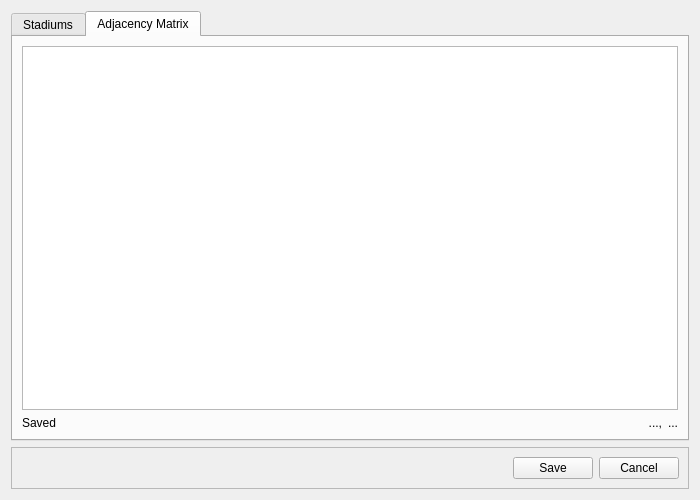
<?xml version="1.0" encoding="UTF-8"?>
<ui version="4.0">
 <class>editdistances</class>
 <widget class="QDialog" name="editdistances">
  <property name="geometry">
   <rect>
    <x>0</x>
    <y>0</y>
    <width>700</width>
    <height>500</height>
   </rect>
  </property>
  <property name="minimumSize">
   <size>
    <width>700</width>
    <height>500</height>
   </size>
  </property>
  <property name="windowTitle">
   <string>Edit Distances</string>
  </property>
  <layout class="QVBoxLayout" name="verticalLayout">
   <item>
    <widget class="QTabWidget" name="tabWidget">
     <property name="focusPolicy">
      <enum>Qt::NoFocus</enum>
     </property>
     <property name="tabPosition">
      <enum>QTabWidget::North</enum>
     </property>
     <property name="currentIndex">
      <number>1</number>
     </property>
     <property name="documentMode">
      <bool>false</bool>
     </property>
     <property name="tabBarAutoHide">
      <bool>false</bool>
     </property>
     <widget class="QWidget" name="tab">
      <attribute name="title">
       <string>Stadiums</string>
      </attribute>
      <layout class="QGridLayout" name="gridLayout_2">
       <item row="0" column="2">
        <spacer name="verticalSpacer_2">
         <property name="orientation">
          <enum>Qt::Vertical</enum>
         </property>
         <property name="sizeHint" stdset="0">
          <size>
           <width>20</width>
           <height>105</height>
          </size>
         </property>
        </spacer>
       </item>
       <item row="1" column="2">
        <widget class="QLabel" name="label_3">
         <property name="text">
          <string>Changing a distance to -1 will remove the connection between the two selected stadiums.
Distances cannot excced 24,901 miles (Circumference of Earth)</string>
         </property>
         <property name="wordWrap">
          <bool>true</bool>
         </property>
        </widget>
       </item>
       <item row="2" column="2">
        <widget class="QFrame" name="frame">
         <property name="frameShape">
          <enum>QFrame::StyledPanel</enum>
         </property>
         <property name="frameShadow">
          <enum>QFrame::Raised</enum>
         </property>
         <layout class="QGridLayout" name="gridLayout">
          <item row="0" column="0">
           <widget class="QLabel" name="label_2">
            <property name="text">
             <string>Distance:</string>
            </property>
           </widget>
          </item>
          <item row="1" column="0">
           <widget class="QLineEdit" name="distLE">
            <property name="focusPolicy">
             <enum>Qt::StrongFocus</enum>
            </property>
            <property name="maxLength">
             <number>5</number>
            </property>
           </widget>
          </item>
          <item row="1" column="1">
           <widget class="QPushButton" name="modBt">
            <property name="focusPolicy">
             <enum>Qt::NoFocus</enum>
            </property>
            <property name="text">
             <string>Modify</string>
            </property>
           </widget>
          </item>
          <item row="2" column="0">
           <widget class="QLabel" name="savedLbl">
            <property name="text">
             <string>Saved</string>
            </property>
           </widget>
          </item>
          <item row="2" column="1">
           <widget class="QLabel" name="label_4">
            <property name="text">
             <string/>
            </property>
           </widget>
          </item>
         </layout>
        </widget>
       </item>
       <item row="3" column="2">
        <spacer name="verticalSpacer">
         <property name="orientation">
          <enum>Qt::Vertical</enum>
         </property>
         <property name="sizeHint" stdset="0">
          <size>
           <width>20</width>
           <height>104</height>
          </size>
         </property>
        </spacer>
       </item>
       <item row="0" column="1" rowspan="4">
        <widget class="QListWidget" name="secStadLst"/>
       </item>
       <item row="0" column="0" rowspan="4">
        <widget class="QListWidget" name="firStadLst"/>
       </item>
      </layout>
     </widget>
     <widget class="QWidget" name="tab_2">
      <attribute name="title">
       <string>Adjacency Matrix</string>
      </attribute>
      <layout class="QGridLayout" name="gridLayout_3">
       <item row="2" column="1">
        <widget class="QLabel" name="firStadLbl">
         <property name="sizePolicy">
          <sizepolicy hsizetype="Maximum" vsizetype="Preferred">
           <horstretch>0</horstretch>
           <verstretch>0</verstretch>
          </sizepolicy>
         </property>
         <property name="text">
          <string>...,</string>
         </property>
         <property name="alignment">
          <set>Qt::AlignRight|Qt::AlignTrailing|Qt::AlignVCenter</set>
         </property>
        </widget>
       </item>
       <item row="2" column="0">
        <widget class="QLabel" name="tblSavedLbl">
         <property name="text">
          <string>Saved</string>
         </property>
        </widget>
       </item>
       <item row="2" column="2">
        <widget class="QLabel" name="secStadLbl">
         <property name="sizePolicy">
          <sizepolicy hsizetype="Maximum" vsizetype="Preferred">
           <horstretch>0</horstretch>
           <verstretch>0</verstretch>
          </sizepolicy>
         </property>
         <property name="text">
          <string>...</string>
         </property>
        </widget>
       </item>
       <item row="0" column="0" colspan="3">
        <widget class="QTableWidget" name="matrixTbl">
         <property name="focusPolicy">
          <enum>Qt::NoFocus</enum>
         </property>
         <property name="editTriggers">
          <set>QAbstractItemView::DoubleClicked</set>
         </property>
         <property name="showDropIndicator" stdset="0">
          <bool>false</bool>
         </property>
         <property name="selectionMode">
          <enum>QAbstractItemView::ExtendedSelection</enum>
         </property>
        </widget>
       </item>
      </layout>
     </widget>
    </widget>
   </item>
   <item>
    <widget class="QFrame" name="frame_2">
     <property name="frameShape">
      <enum>QFrame::StyledPanel</enum>
     </property>
     <property name="frameShadow">
      <enum>QFrame::Raised</enum>
     </property>
     <layout class="QHBoxLayout" name="horizontalLayout">
      <item>
       <spacer name="horizontalSpacer">
        <property name="orientation">
         <enum>Qt::Horizontal</enum>
        </property>
        <property name="sizeHint" stdset="0">
         <size>
          <width>40</width>
          <height>20</height>
         </size>
        </property>
       </spacer>
      </item>
      <item>
       <widget class="QPushButton" name="saveBt">
        <property name="focusPolicy">
         <enum>Qt::NoFocus</enum>
        </property>
        <property name="text">
         <string>Save</string>
        </property>
       </widget>
      </item>
      <item>
       <widget class="QPushButton" name="closeBt">
        <property name="focusPolicy">
         <enum>Qt::NoFocus</enum>
        </property>
        <property name="text">
         <string>Cancel</string>
        </property>
       </widget>
      </item>
     </layout>
    </widget>
   </item>
  </layout>
 </widget>
 <tabstops>
  <tabstop>firStadLst</tabstop>
  <tabstop>secStadLst</tabstop>
  <tabstop>distLE</tabstop>
  <tabstop>modBt</tabstop>
  <tabstop>tabWidget</tabstop>
  <tabstop>matrixTbl</tabstop>
 </tabstops>
 <resources/>
 <connections/>
</ui>
